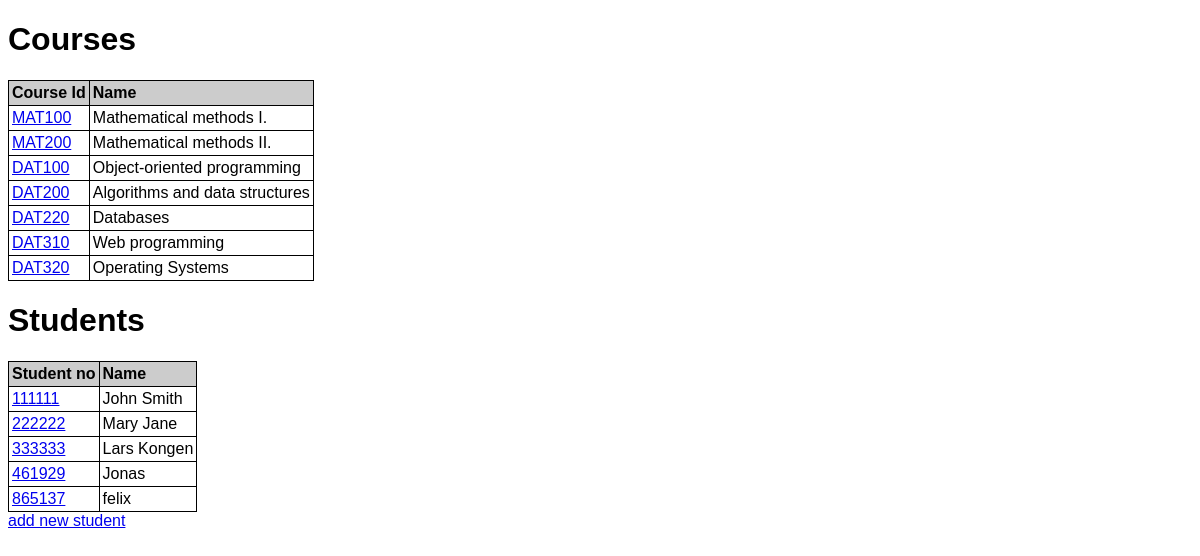
The page / on the database its author committed.
### tables this page shows
CREATE TABLE courses (
                                id TEXT PRIMARY KEY,
                                name TEXT
                            );

CREATE TABLE students (
                                student_no INTEGER PRIMARY KEY,
                                name TEXT NOT NULL
                            );

### app.py (the view)
@app.route("/")
def index():
    conn = get_db()
    return render_template("index.html",
                            students=select_students(conn),
                            courses=select_courses(conn))

### app.py (called while the page is built)
def get_db():
    db = getattr(g, '_database', None)
    if db is None:
        db = g._database = sqlite3.connect(DATABASE)
    return db

@app.teardown_appcontext
def close_connection(exception):
    db = getattr(g, '_database', None)
    if db is not None:
        db.close()

### setup_db.py (called while the page is built)
def select_students(conn):
    cur = conn.cursor()
    cur.execute("SELECT student_no, name FROM students")
    students = []
    for (student_no, name) in cur:
        students.append({
            "student_no": student_no,
            "name": name
        })
    return students

def select_courses(conn):
    cur = conn.cursor()
    cur.execute("SELECT id, name FROM courses")
    courses = []
    for (id, name) in cur:
        courses.append({
            "course_id": id,
            "name": name
        })
    return courses

### templates/index.html (shortened to what this page needs)
<!DOCTYPE html>
<html lang="en">
<head>
    <link rel="stylesheet" href="../static/style.css"/>
</head>
<body>
    <h1>Courses</h1>
            <table>
                <thead>
                    <tr>
                        <th>Course Id</th>
                        <th>Name</th>
                    </tr>
                </thead>
                {% for course in courses %}
                <tr>
                    <td><a href="/course/{{ course.course_id }}">{{ course.course_id }} </a></td>
                    <td>{{ course.name }}</td>
                </tr>
                {% endfor %}
            </table>
    <h1>Students</h1>
            <table>
                <thead>
                    <tr>
                        <th>Student no</th>
                        <th>Name</th>
                    </tr>
                </thead>
                <tbody>
                {% for student in students %}
                <tr>
                    <td><a href="/student/{{ student.student_no }}">{{ student.student_no }} </a></td>
                    <td>{{ student.name }}</td>
                </tr>
                {% endfor %}
            </tbody>
            </table>
    <a href="/add_student">add new student</a>
</body>
</html>

### static/style.css (style rules this page uses)
* { font-family: Verdana, Arial, sans-serif; }
table { border-collapse: collapse; }
th { background-color: #cccccc; text-align: left; }
td, th { border: 1px solid black; padding: 3px; }

### rows shown on the page
courses: course_id "MAT100", name "Mathematical methods I."
courses: course_id "MAT200", name "Mathematical methods II."
courses: course_id "DAT100", name "Object-oriented programming"
courses: course_id "DAT200", name "Algorithms and data structures"
courses: course_id "DAT220", name "Databases"
courses: course_id "DAT310", name "Web programming"
courses: course_id "DAT320", name "Operating Systems"
students: student_no "111111", name "John Smith"
students: student_no "222222", name "Mary Jane"
students: student_no "333333", name "Lars Kongen"
students: student_no "461929", name "Jonas"
students: student_no "865137", name "felix"
